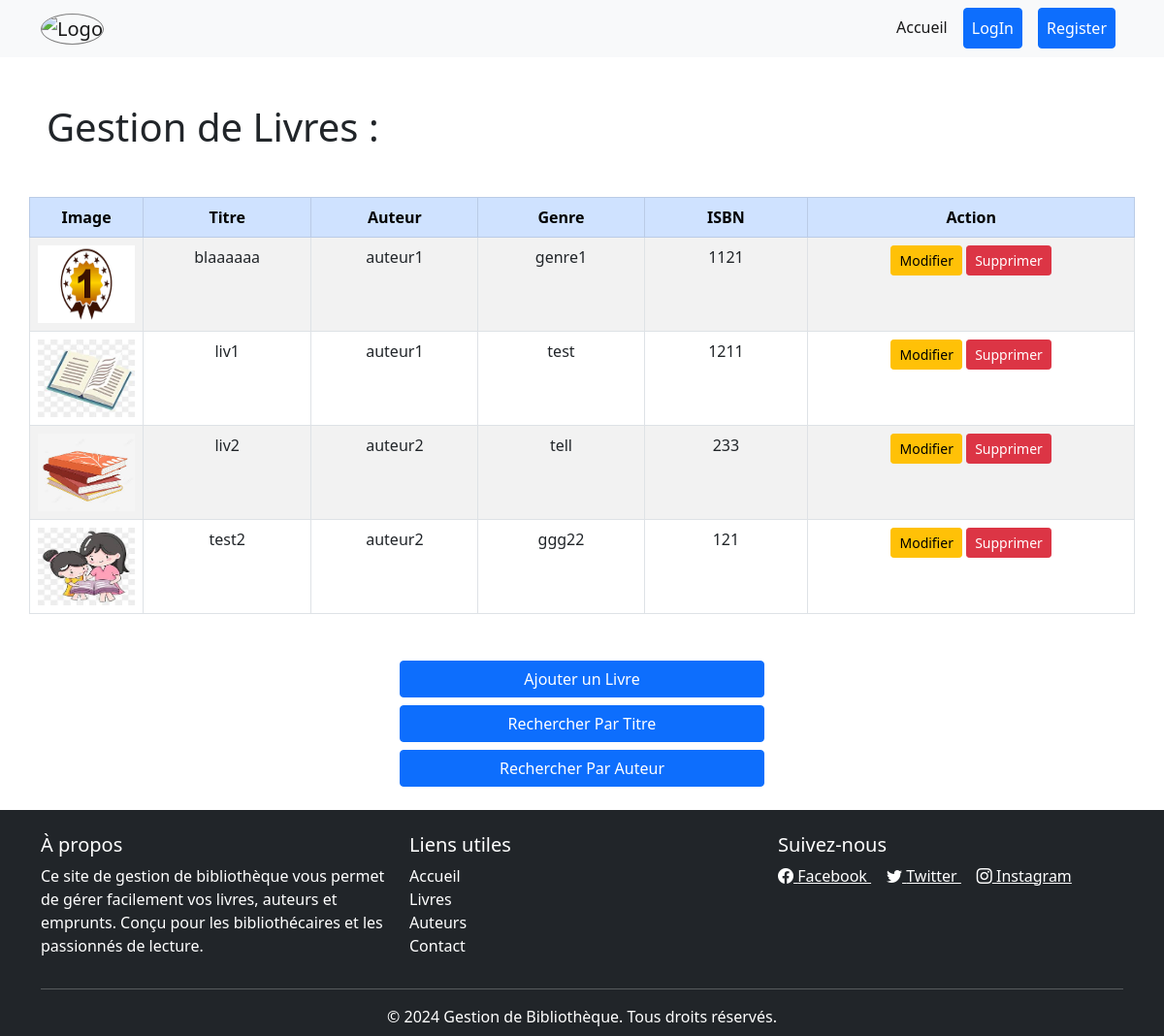
The app's page /gestionlivre.php, older data.
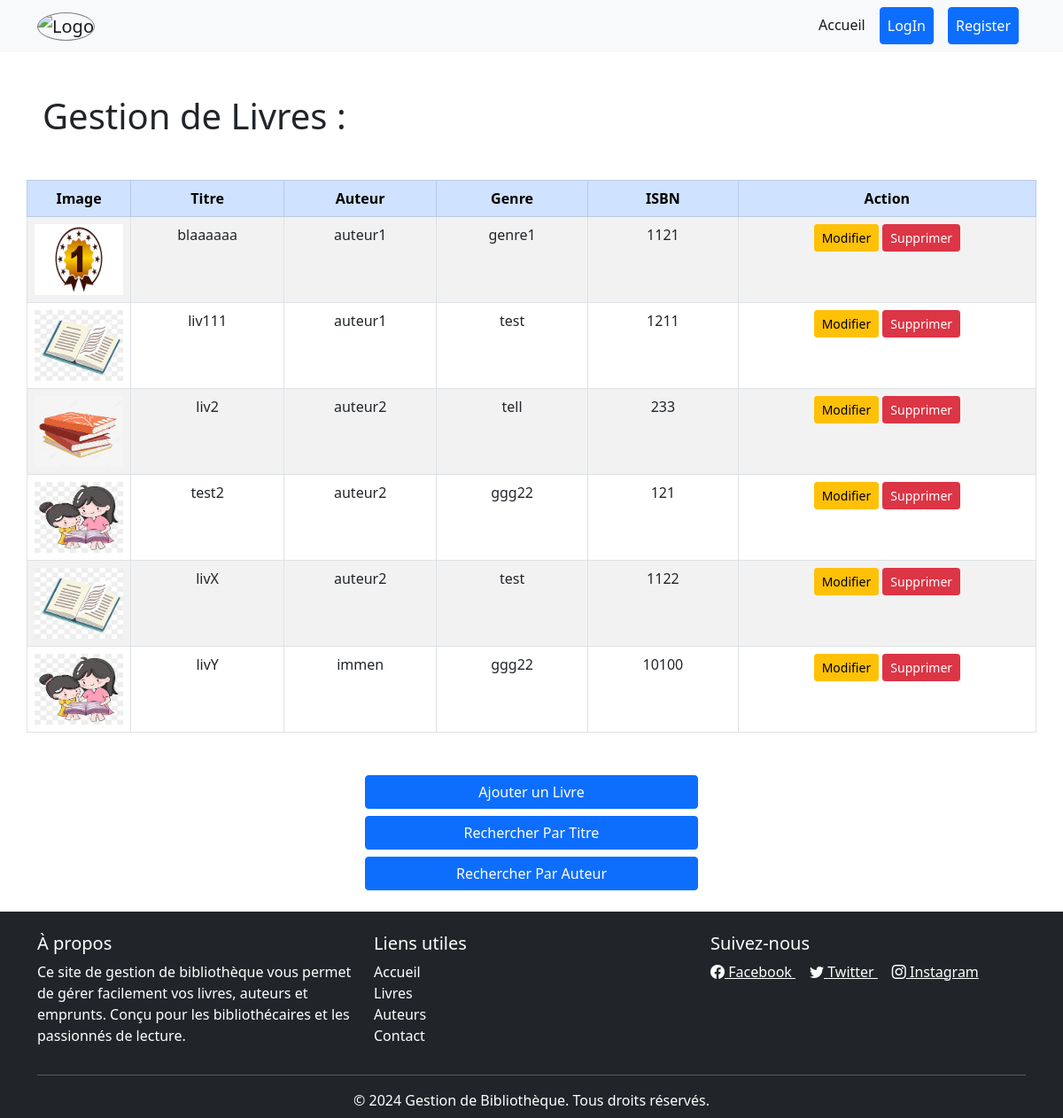
The same page, newer data.
### tables this page shows
CREATE TABLE `Livre` (
  `id` int NOT NULL,
  `titre` varchar(255) NOT NULL,
  `auteur_id` int NOT NULL,
  `genre_id` int NOT NULL,
  `ISBN` varchar(13) NOT NULL,
  `disponible` tinyint(1) NOT NULL,
  `image` varchar(255) DEFAULT NULL
);

CREATE TABLE `Auteur` (
  `id` int NOT NULL,
  `nom` varchar(255) NOT NULL,
  `biographie` text,
  `date_de_naissance` date DEFAULT NULL
);

CREATE TABLE `Genre` (
  `id` int NOT NULL,
  `nom` varchar(255) NOT NULL,
  `description` text
);

### gestionlivre.php (the view, shortened to what this page needs)
<?php require 'header.php'; ?>
<main>
    <h1 class="mt-5 mx-5">Gestion de Livres :</h1>
    <table class="container table table-bordered table-striped text-center mt-5 mb-5">
        <thead class="table-primary">
            <tr>
            <th>Image</th>
                <th class="col-2">Titre</th>
                <th class="col-2">Auteur</th>
                <th class="col-2">Genre</th>
                <th class="col-2">ISBN</th>
                <th class="col-4">Action</th>
            </tr>
        </thead>
        <tbody>
<?php
require 'DbConnection.php';
if ($pdo) {
    if (isset($_GET['query']) && !empty($_GET['query'])) {
        $query = "%" . $_GET['query'] . "%";
        $req = "SELECT Livre.id,Livre.image , Livre.titre, Livre.auteur_id, Livre.ISBN, Auteur.nom AS auteur_nom, Genre.nom AS nomg
                FROM Livre
                JOIN Auteur ON Livre.auteur_id = Auteur.id
                JOIN Genre ON Livre.genre_id = Genre.id
                WHERE Livre.titre LIKE :query";
        $stmt = $pdo->prepare($req);
        $stmt->execute(['query' => $query]);
    } else {
        $req = "SELECT Livre.*, Auteur.nom AS auteur_nom, Genre.nom AS nomg FROM Livre
                             JOIN Auteur ON Livre.auteur_id = Auteur.id
                             JOIN Genre ON Livre.genre_id = Genre.id";
        $stmt = $pdo->query($req);
    }
    if ($stmt->rowCount() > 0) {
        while ($ligne = $stmt->fetch(PDO::FETCH_ASSOC)) {
            ?>
            <tr>
            <td>
                    <?php if ($ligne['image']): ?>
                        <img src="<?= htmlspecialchars($ligne['image']) ?>" alt="Image du livre" style="width: 100px; height: 80px;">
                    <?php else: ?>
                        Pas d'image
                    <?php endif; ?>
                </td>
                <td><?php echo ($ligne['titre']); ?></td>
                <td><?php echo ($ligne['auteur_nom']); ?></td>
                <td><?php echo ($ligne['nomg']); ?></td>
                <td><?php echo htmlspecialchars($ligne['ISBN']); ?></td>
                <td>
                <a class="btn btn-warning btn-sm" href="formmodifierlivre.php?id=<?php echo $ligne['id']; ?>">Modifier</a>
                    <a href="supplivre.php?id=<?php echo $ligne['id']; ?>" class="btn btn-danger btn-sm">Supprimer</a>
                </td>
            </tr>
            <?php
        }
    } else {
        echo "<p class='text-center text-danger'>Aucun livre trouvé pour votre recherche.</p>";
    }
}
?>
        </tbody>
    </table>
    <div class="container mt-5 col-4">
        <div class="d-flex flex-column gap-2">
            <button type="button" class="btn btn-primary" data-bs-toggle="modal" data-bs-target="#addBookModal">Ajouter un Livre</button>
            <button type="button" class="btn btn-primary" data-bs-toggle="modal" data-bs-target="#recherchepartitre">Rechercher Par Titre</button>
            <button type="button" class="btn btn-primary" data-bs-toggle="modal" data-bs-target="#rechercheparauteur">Rechercher Par Auteur</button>
        </div>
    </div>
</main>
<?php require 'footer.php'; ?>

### header.php (shortened to what this page needs)
<!DOCTYPE html>
<html lang="en">
<head>
    <link href="https://cdn.jsdelivr.net/npm/bootstrap@5.0.2/dist/css/bootstrap.min.css" rel="stylesheet">
</head>
<body>
<nav class="navbar navbar-expand-lg navbar-light bg-light">
    <div class="container">
        <a class="navbar-brand" href="/">
            <img src="assets/istockphoto-1270155083-612x612.jpg" alt="Logo" class="img-fluid logo" style="height: 80px;">
        </a>
        <div class="collapse navbar-collapse" id="navbarNav">
            <ul class="navbar-nav ms-auto">
                <li class="nav-item">
                    <a class="nav-link active" href="/">Accueil</a>
                </li>
                <?php if (isset($_SESSION['LOGGED_USER'])): ?>
                    <li class="nav-item">
                        <a class="nav-link" href="moncompte.php">Mon Compte</a>
                    </li>
                    <li class="nav-item">
                       <a class="btn btn-danger nav-link text-white" href="logout.php">LogOut</a>
                   </li>
                <?php else: ?>
                    <li class="nav-item mx-2">
                        <a class="btn btn-primary nav-link text-white" href="login.php">LogIn</a>
                    </li>
                    <li class="nav-item mx-2">
                        <a class="btn btn-primary nav-link text-white" href="register.php">Register</a>
                    </li>
                <?php endif; ?>
            </ul>
        </div>
    </div>
</nav>

### footer.php (shortened to what this page needs)
<footer class="bg-dark text-white pt-4 mt-4">
        <div class="container">
            <div class="row">
                <div class="col-md-4">
                    <h5>À propos</h5>
                    <p>
                        Ce site de gestion de bibliothèque vous permet de gérer facilement vos livres, auteurs et emprunts.
                        Conçu pour les bibliothécaires et les passionnés de lecture.
                    </p>
                </div>
                <div class="col-md-4">
                    <h5>Liens utiles</h5>
                    <ul class="list-unstyled">
                        <li><a href="#" class="text-white text-decoration-none">Accueil</a></li>
                        <li><a href="#" class="text-white text-decoration-none">Livres</a></li>
                        <li><a href="#" class="text-white text-decoration-none">Auteurs</a></li>
                        <li><a href="#" class="text-white text-decoration-none">Contact</a></li>
                    </ul>
                </div>
                <div class="col-md-4">
                    <h5>Suivez-nous</h5>
                    <a href="#" class="text-white me-3">
                        <i class="bi bi-facebook"></i> Facebook
                    </a>
                    <a href="#" class="text-white me-3">
                        <i class="bi bi-twitter"></i> Twitter
                    </a>
                    <a href="#" class="text-white">
                        <i class="bi bi-instagram"></i> Instagram
                    </a>
                </div>
            </div>
            <hr class="bg-light">
            <div class="text-center pb-2">
                <p class="mb-0">&copy; 2024 Gestion de Bibliothèque. Tous droits réservés.</p>
            </div>
        </div>
    </footer>
    <link
        href="https://cdn.jsdelivr.net/npm/bootstrap-icons/font/bootstrap-icons.css"
        rel="stylesheet"
    >
</body>
</html>

### header.php (style rules this page uses)
body { display: flex; flex-direction: column; min-height: 100vh; margin: 0; }
main { flex: 1; }
footer { background-color: #343a40; color: white; }
.logo { width: 130px; height: 120px; border-radius: 50%; border: 1px gray solid ; }

Row changes from the older to the newer data that the page shows:
changed livre: titre "liv1" → "liv111"
added livre: image (picture), titre "livX", auteur.nom "auteur2", genre.nom "test", ISBN "1122"
added livre: image (picture), titre "livY", auteur.nom "immen", genre.nom "ggg22", ISBN "10100"
